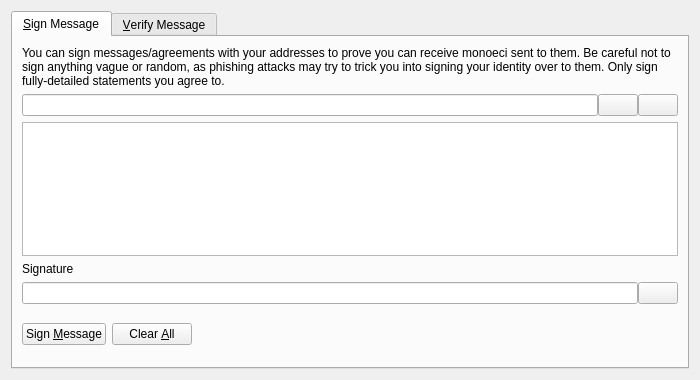
<?xml version="1.0" encoding="UTF-8"?>
<ui version="4.0">
 <class>SignVerifyMessageDialog</class>
 <widget class="QDialog" name="SignVerifyMessageDialog">
  <property name="geometry">
   <rect>
    <x>0</x>
    <y>0</y>
    <width>700</width>
    <height>380</height>
   </rect>
  </property>
  <property name="windowTitle">
   <string>Signatures - Sign / Verify a Message</string>
  </property>
  <property name="modal">
   <bool>true</bool>
  </property>
  <layout class="QVBoxLayout" name="verticalLayout">
   <item>
    <widget class="QTabWidget" name="tabWidget">
     <property name="currentIndex">
      <number>0</number>
     </property>
     <widget class="QWidget" name="tabSignMessage">
      <attribute name="title">
       <string>&amp;Sign Message</string>
      </attribute>
      <layout class="QVBoxLayout" name="verticalLayout_SM">
       <item>
        <widget class="QLabel" name="infoLabel_SM">
         <property name="text">
          <string>You can sign messages/agreements with your addresses to prove you can receive monoeci sent to them. Be careful not to sign anything vague or random, as phishing attacks may try to trick you into signing your identity over to them. Only sign fully-detailed statements you agree to.</string>
         </property>
         <property name="textFormat">
          <enum>Qt::PlainText</enum>
         </property>
         <property name="wordWrap">
          <bool>true</bool>
         </property>
        </widget>
       </item>
       <item>
        <layout class="QHBoxLayout" name="horizontalLayout_1_SM">
         <property name="spacing">
          <number>0</number>
         </property>
         <item>
          <widget class="QValidatedLineEdit" name="addressIn_SM">
           <property name="toolTip">
            <string>The monoeci address to sign the message with</string>
           </property>
          </widget>
         </item>
         <item>
          <widget class="QPushButton" name="addressBookButton_SM">
           <property name="toolTip">
            <string>Choose previously used address</string>
           </property>
           <property name="text">
            <string/>
           </property>
           <property name="shortcut">
            <string>Alt+A</string>
           </property>
           <property name="autoDefault">
            <bool>false</bool>
           </property>
          </widget>
         </item>
         <item>
          <widget class="QPushButton" name="pasteButton_SM">
           <property name="toolTip">
            <string>Paste address from clipboard</string>
           </property>
           <property name="text">
            <string/>
           </property>
           <property name="shortcut">
            <string>Alt+P</string>
           </property>
           <property name="autoDefault">
            <bool>false</bool>
           </property>
          </widget>
         </item>
        </layout>
       </item>
       <item>
        <widget class="QPlainTextEdit" name="messageIn_SM">
         <property name="toolTip">
          <string>Enter the message you want to sign here</string>
         </property>
        </widget>
       </item>
       <item>
        <widget class="QLabel" name="signatureLabel_SM">
         <property name="text">
          <string>Signature</string>
         </property>
         <property name="textFormat">
          <enum>Qt::PlainText</enum>
         </property>
        </widget>
       </item>
       <item>
        <layout class="QHBoxLayout" name="horizontalLayout_2_SM">
         <property name="spacing">
          <number>0</number>
         </property>
         <item>
          <widget class="QLineEdit" name="signatureOut_SM">
           <property name="font">
            <font>
             <italic>true</italic>
            </font>
           </property>
           <property name="readOnly">
            <bool>true</bool>
           </property>
          </widget>
         </item>
         <item>
          <widget class="QPushButton" name="copySignatureButton_SM">
           <property name="toolTip">
            <string>Copy the current signature to the system clipboard</string>
           </property>
           <property name="text">
            <string/>
           </property>
           <property name="autoDefault">
            <bool>false</bool>
           </property>
          </widget>
         </item>
        </layout>
       </item>
       <item>
        <layout class="QHBoxLayout" name="horizontalLayout_3_SM">
         <item>
          <widget class="QPushButton" name="signMessageButton_SM">
           <property name="toolTip">
            <string>Sign the message to prove you own this monoeci address</string>
           </property>
           <property name="text">
            <string>Sign &amp;Message</string>
           </property>
           <property name="autoDefault">
            <bool>false</bool>
           </property>
          </widget>
         </item>
         <item>
          <widget class="QPushButton" name="clearButton_SM">
           <property name="toolTip">
            <string>Reset all sign message fields</string>
           </property>
           <property name="text">
            <string>Clear &amp;All</string>
           </property>
           <property name="autoDefault">
            <bool>false</bool>
           </property>
          </widget>
         </item>
         <item>
          <spacer name="horizontalSpacer_1_SM">
           <property name="orientation">
            <enum>Qt::Horizontal</enum>
           </property>
           <property name="sizeHint" stdset="0">
            <size>
             <width>40</width>
             <height>48</height>
            </size>
           </property>
          </spacer>
         </item>
         <item>
          <widget class="QLabel" name="statusLabel_SM">
           <property name="font">
            <font>
             <weight>75</weight>
             <bold>true</bold>
            </font>
           </property>
           <property name="text">
            <string/>
           </property>
           <property name="wordWrap">
            <bool>true</bool>
           </property>
          </widget>
         </item>
         <item>
          <spacer name="horizontalSpacer_2_SM">
           <property name="orientation">
            <enum>Qt::Horizontal</enum>
           </property>
           <property name="sizeHint" stdset="0">
            <size>
             <width>40</width>
             <height>48</height>
            </size>
           </property>
          </spacer>
         </item>
        </layout>
       </item>
      </layout>
     </widget>
     <widget class="QWidget" name="tabVerifyMessage">
      <attribute name="title">
       <string>&amp;Verify Message</string>
      </attribute>
      <layout class="QVBoxLayout" name="verticalLayout_VM">
       <item>
        <widget class="QLabel" name="infoLabel_VM">
         <property name="text">
          <string>Enter the receiver's address, message (ensure you copy line breaks, spaces, tabs, etc. exactly) and signature below to verify the message. Be careful not to read more into the signature than what is in the signed message itself, to avoid being tricked by a man-in-the-middle attack. Note that this only proves the signing party receives with the address, it cannot prove sendership of any transaction!</string>
         </property>
         <property name="textFormat">
          <enum>Qt::PlainText</enum>
         </property>
         <property name="alignment">
          <set>Qt::AlignLeading|Qt::AlignLeft|Qt::AlignTop</set>
         </property>
         <property name="wordWrap">
          <bool>true</bool>
         </property>
        </widget>
       </item>
       <item>
        <layout class="QHBoxLayout" name="horizontalLayout_1_VM">
         <property name="spacing">
          <number>0</number>
         </property>
         <item>
          <widget class="QValidatedLineEdit" name="addressIn_VM">
           <property name="toolTip">
            <string>The monoeci address the message was signed with</string>
           </property>
          </widget>
         </item>
         <item>
          <widget class="QPushButton" name="addressBookButton_VM">
           <property name="toolTip">
            <string>Choose previously used address</string>
           </property>
           <property name="text">
            <string/>
           </property>
           <property name="shortcut">
            <string>Alt+A</string>
           </property>
           <property name="autoDefault">
            <bool>false</bool>
           </property>
          </widget>
         </item>
        </layout>
       </item>
       <item>
        <widget class="QPlainTextEdit" name="messageIn_VM"/>
       </item>
       <item>
        <widget class="QValidatedLineEdit" name="signatureIn_VM"/>
       </item>
       <item>
        <layout class="QHBoxLayout" name="horizontalLayout_2_VM">
         <item>
          <widget class="QPushButton" name="verifyMessageButton_VM">
           <property name="toolTip">
            <string>Verify the message to ensure it was signed with the specified monoeci address</string>
           </property>
           <property name="text">
            <string>Verify &amp;Message</string>
           </property>
           <property name="autoDefault">
            <bool>false</bool>
           </property>
          </widget>
         </item>
         <item>
          <widget class="QPushButton" name="clearButton_VM">
           <property name="toolTip">
            <string>Reset all verify message fields</string>
           </property>
           <property name="text">
            <string>Clear &amp;All</string>
           </property>
           <property name="autoDefault">
            <bool>false</bool>
           </property>
          </widget>
         </item>
         <item>
          <spacer name="horizontalSpacer_1_VM">
           <property name="orientation">
            <enum>Qt::Horizontal</enum>
           </property>
           <property name="sizeHint" stdset="0">
            <size>
             <width>40</width>
             <height>48</height>
            </size>
           </property>
          </spacer>
         </item>
         <item>
          <widget class="QLabel" name="statusLabel_VM">
           <property name="font">
            <font>
             <weight>75</weight>
             <bold>true</bold>
            </font>
           </property>
           <property name="text">
            <string/>
           </property>
           <property name="wordWrap">
            <bool>true</bool>
           </property>
          </widget>
         </item>
         <item>
          <spacer name="horizontalSpacer_2_VM">
           <property name="orientation">
            <enum>Qt::Horizontal</enum>
           </property>
           <property name="sizeHint" stdset="0">
            <size>
             <width>40</width>
             <height>48</height>
            </size>
           </property>
          </spacer>
         </item>
        </layout>
       </item>
      </layout>
     </widget>
    </widget>
   </item>
  </layout>
 </widget>
 <customwidgets>
  <customwidget>
   <class>QValidatedLineEdit</class>
   <extends>QLineEdit</extends>
   <header>qvalidatedlineedit.h</header>
  </customwidget>
 </customwidgets>
 <resources>
  <include location="../monoeci.qrc"/>
 </resources>
 <connections/>
</ui>
